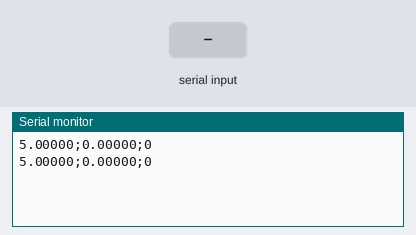
The sketch below on a simulated Arduino Uno, built with avr-gcc and run on an emulated ATmega328P. Shown: the last lines printed to the serial monitor. Inputs (shaded band) come from the test bench.

Above: at 1.2 s.
1.3 s: "90;45\n" received over Serial
At 2.6 s:
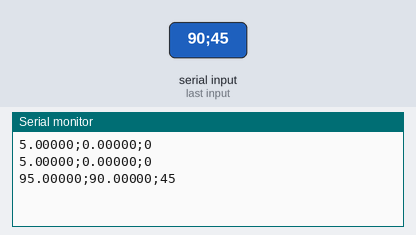
2.8 s: "30;150\n" received over Serial
At 3.8 s:
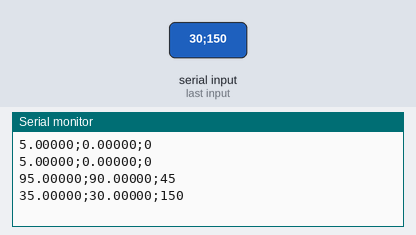
Timing chart, 0 to 5.8 s (numbered marks = the images above; inputs shaded):
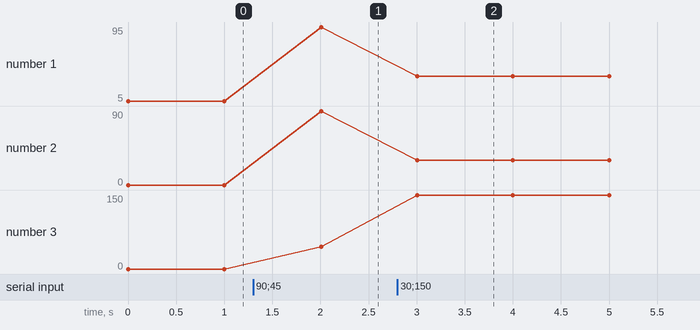

The sketch:

sketch_dec04a.ino
```cpp
//Entradas
#define boiaFria 12
#define boiaPrinci 13
int temp= 5;


//Saídas
#define green 6
#define red 7
#define blue 8
#define ar 11
#define bombaCircula 9
#define bombaFria 10
#define zero 2
#define triac 4

#define Ts 1000
unsigned long Tinicio; //instante de inicializar o loop
float Tref=0.0;
int modo=0;
int erro;


void setup() {
Serial.begin(9600);


}

void loop() {

Tinicio = millis();
 leSerial();


//o 4 define 4 casas decimais - usar isso p garantir resolução suficiente
if(Tref>=30.0){erro=1;}
else{erro=0;}
Serial.print(Tref+5.0,5);
Serial.print(";");
Serial.print(Tref,5);
Serial.print(";");
Serial.println(modo);
//Serial.println("B");

if(millis()-Tinicio <= Ts){delay(Ts-(millis()-Tinicio));}

}


String leStringSerial(){
  String conteudo = "";
    char caractere;

  // Enquanto receber algo pela serial
  while(Serial.available() > 0) {
    // Lê byte da serial
    caractere = Serial.read();
    // Ignora caractere de quebra de linha
    if (caractere != '\n'){
      // Concatena valores
      conteudo.concat(caractere);

    }
    // Aguarda buffer serial ler próximo caractere
    delay(1);
  }

  return conteudo;
}

void leSerial(){
if (Serial.available() > 0){
    // Lê toda string recebida
 String temp = leStringSerial();

  int index = temp.indexOf(';');
            String u1_str = temp.substring(0,index);
            String u2_str = temp.substring(index+1);

              Tref = atof(u1_str.c_str());
              modo = atof(u2_str.c_str()); //posso n precisar disso

}
}
```

Measured:
- after the input at 1.3 s, the serial monitor: prints a new line after 0.71 s (image 1)
- after the input at 2.8 s, the serial monitor: prints a new line after 0.21 s (image 2)
- plotted number 1: 5 → 95 after the input at 1.3 s, 95 → 35 after the input at 2.8 s
- plotted number 2: 0 → 90 after the input at 1.3 s, 90 → 30 after the input at 2.8 s
- plotted number 3: 0 → 45 after the input at 1.3 s, 45 → 150 after the input at 2.8 s
